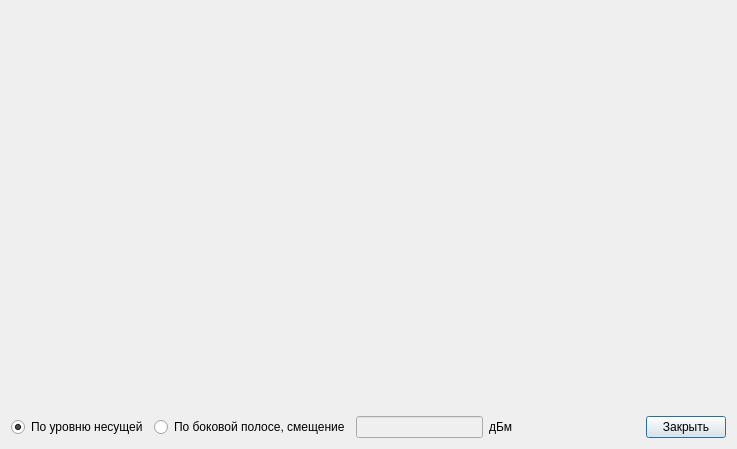
<?xml version="1.0" encoding="UTF-8"?>
<ui version="4.0">
 <class>graphics</class>
 <widget class="QDialog" name="graphics">
  <property name="geometry">
   <rect>
    <x>0</x>
    <y>0</y>
    <width>737</width>
    <height>449</height>
   </rect>
  </property>
  <property name="windowTitle">
   <string>Спектрограмма излучения РЭС</string>
  </property>
  <property name="windowIcon">
   <iconset resource="resources.qrc">
    <normaloff>:/res/img/action_log.png</normaloff>:/res/img/action_log.png</iconset>
  </property>
  <layout class="QVBoxLayout" name="verticalLayout">
   <item>
    <widget class="QCustomPlot" name="widget" native="true">
     <property name="sizePolicy">
      <sizepolicy hsizetype="Expanding" vsizetype="Expanding">
       <horstretch>0</horstretch>
       <verstretch>0</verstretch>
      </sizepolicy>
     </property>
     <property name="minimumSize">
      <size>
       <width>0</width>
       <height>0</height>
      </size>
     </property>
     <property name="focusPolicy">
      <enum>Qt::NoFocus</enum>
     </property>
     <property name="layoutDirection">
      <enum>Qt::LeftToRight</enum>
     </property>
    </widget>
   </item>
   <item>
    <layout class="QHBoxLayout" name="horizontalLayout">
     <item>
      <widget class="QRadioButton" name="radioButton">
       <property name="text">
        <string>По уровню несущей</string>
       </property>
       <property name="checked">
        <bool>true</bool>
       </property>
      </widget>
     </item>
     <item>
      <widget class="QRadioButton" name="radioButton_2">
       <property name="text">
        <string>По боковой полосе, смещение</string>
       </property>
      </widget>
     </item>
     <item>
      <widget class="QLineEdit" name="lineEdit">
       <property name="enabled">
        <bool>false</bool>
       </property>
      </widget>
     </item>
     <item>
      <widget class="QLabel" name="label">
       <property name="text">
        <string>дБм</string>
       </property>
      </widget>
     </item>
     <item>
      <spacer name="horizontalSpacer">
       <property name="orientation">
        <enum>Qt::Horizontal</enum>
       </property>
       <property name="sizeHint" stdset="0">
        <size>
         <width>40</width>
         <height>20</height>
        </size>
       </property>
      </spacer>
     </item>
     <item>
      <widget class="QPushButton" name="pushButton">
       <property name="text">
        <string>Закрыть</string>
       </property>
      </widget>
     </item>
    </layout>
   </item>
  </layout>
 </widget>
 <customwidgets>
  <customwidget>
   <class>QCustomPlot</class>
   <extends>QWidget</extends>
   <header>qcustomplot.h</header>
   <container>1</container>
  </customwidget>
 </customwidgets>
 <resources>
  <include location="resources.qrc"/>
 </resources>
 <connections/>
</ui>
